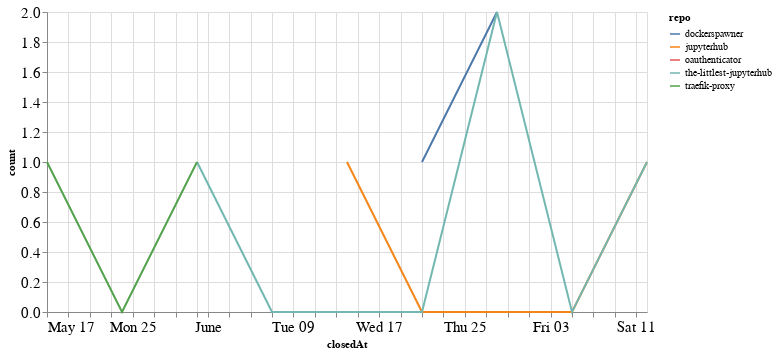

Here is the notebook cell this chart was saved with:
### Code cell
closed_by_time = closed_by.groupby('repo').resample('W', on='closedAt').count()['author'].reset_index()
closed_by_time = closed_by_time.rename(columns={'author': 'count'})

alt.Chart(closed_by_time, width=600).mark_line().encode(
    x='closedAt',
    y='count',
    color='repo',
    tooltip="repo"
)

### Figure 1 — Vega-Lite specification as saved in the notebook (floating-point values rounded to 4 significant figures)
{"config": {"axisLeft": {"labelFontSize": 15}, "axisBottom": {"labelFontSize": 15}}, "data": {"name": "data-150b522a299399264fe0928b8a6b008d"}, "mark": "line", "encoding": {"color": {"type": "nominal", "field": "repo"}, "tooltip": {"type": "nominal", "field": "repo"}, "x": {"type": "temporal", "field": "closedAt"}, "y": {"type": "quantitative", "field": "count"}}, "width": 600, "$schema": "https://vega.github.io/schema/vega-lite/v4.8.1.json", "datasets": {"data-150b522a299399264fe0928b8a6b008d": [{"repo": "dockerspawner", "closedAt": "2020-06-21T00:00:00", "count": 1}, {"repo": "dockerspawner", "closedAt": "2020-06-28T00:00:00", "count": 2}, {"repo": "jupyterhub", "closedAt": "2020-06-14T00:00:00", "count": 1}, {"repo": "jupyterhub", "closedAt": "2020-06-21T00:00:00", "count": 0}, {"repo": "jupyterhub", "closedAt": "2020-06-28T00:00:00", "count": 0}, {"repo": "jupyterhub", "closedAt": "2020-07-05T00:00:00", "count": 0}, {"repo": "jupyterhub", "closedAt": "2020-07-12T00:00:00", "count": 1}, {"repo": "oauthenticator", "closedAt": "2020-06-21T00:00:00", "count": 1}, {"repo": "the-littlest-jupyterhub", "closedAt": "2020-05-31T00:00:00", "count": 1}, {"repo": "the-littlest-jupyterhub", "closedAt": "2020-06-07T00:00:00", "count": 0}, {"repo": "the-littlest-jupyterhub", "closedAt": "2020-06-14T00:00:00", "count": 0}, {"repo": "the-littlest-jupyterhub", "closedAt": "2020-06-21T00:00:00", "count": 0}, {"repo": "the-littlest-jupyterhub", "closedAt": "2020-06-28T00:00:00", "count": 2}, {"repo": "the-littlest-jupyterhub", "closedAt": "2020-07-05T00:00:00", "count": 0}, {"repo": "the-littlest-jupyterhub", "closedAt": "2020-07-12T00:00:00", "count": 1}, {"repo": "traefik-proxy", "closedAt": "2020-05-17T00:00:00", "count": 1}, {"repo": "traefik-proxy", "closedAt": "2020-05-24T00:00:00", "count": 0}, {"repo": "traefik-proxy", "closedAt": "2020-05-31T00:00:00", "count": 1}]}}
